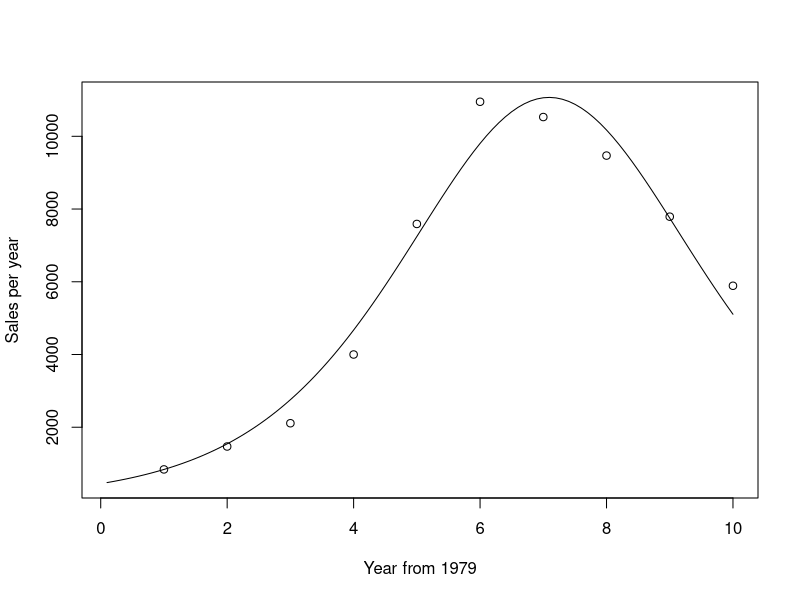
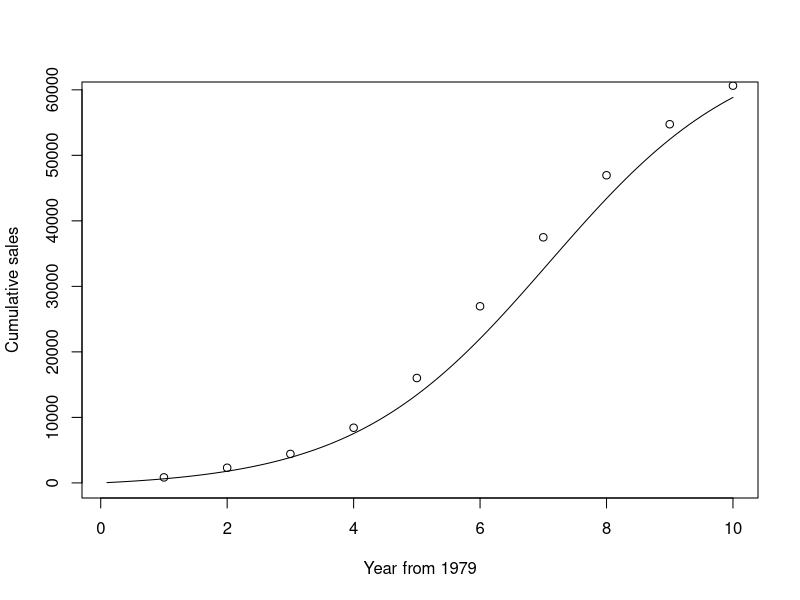
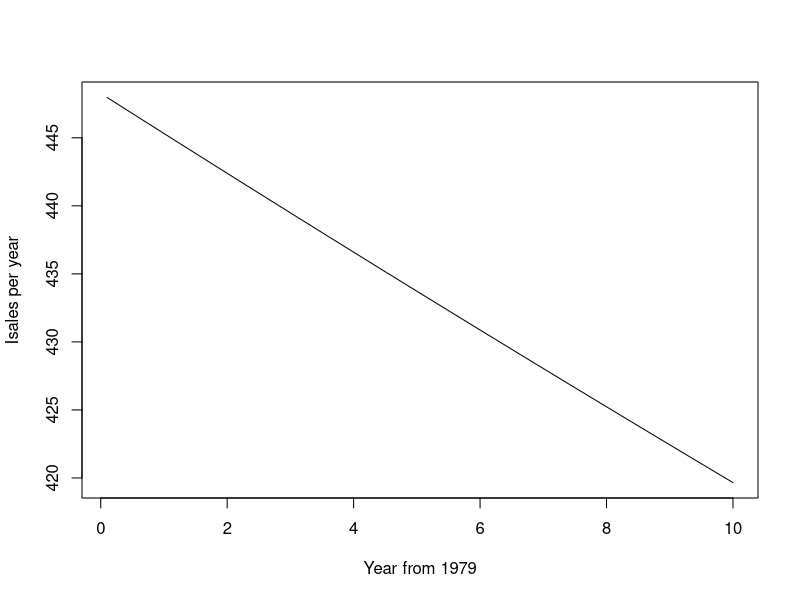
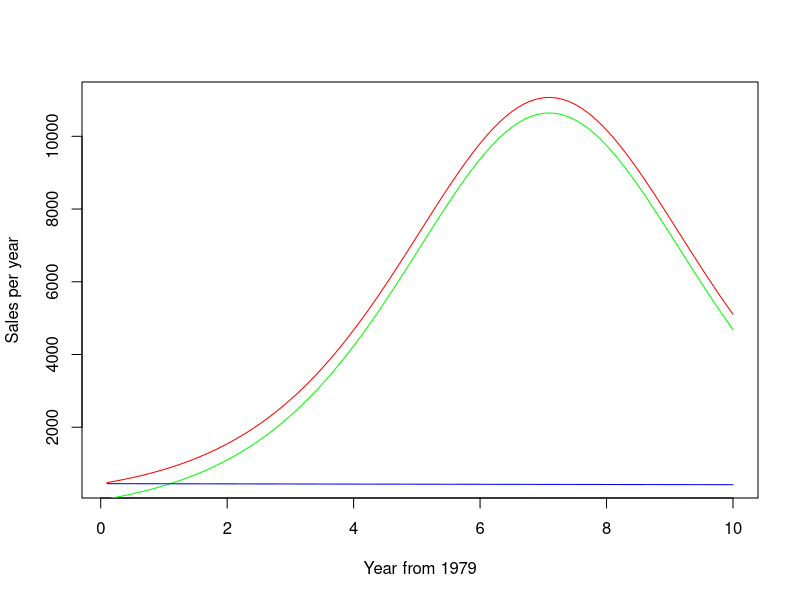
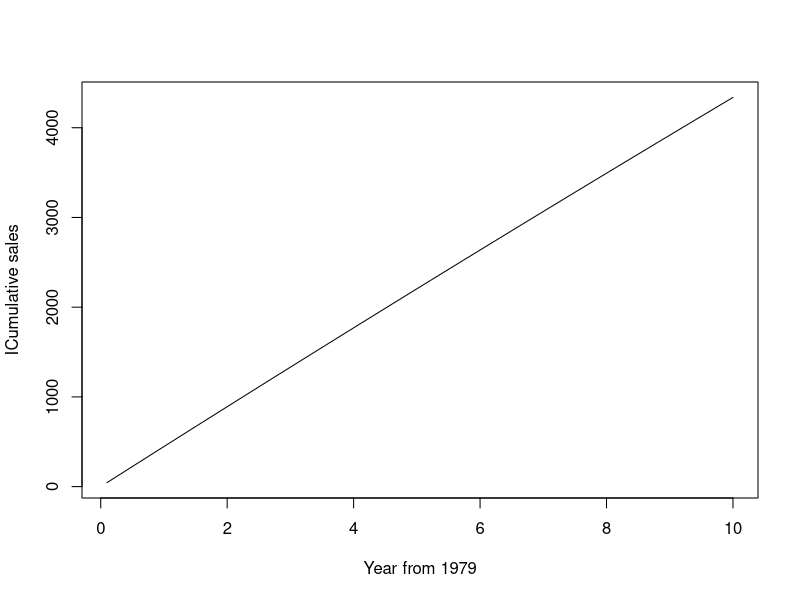
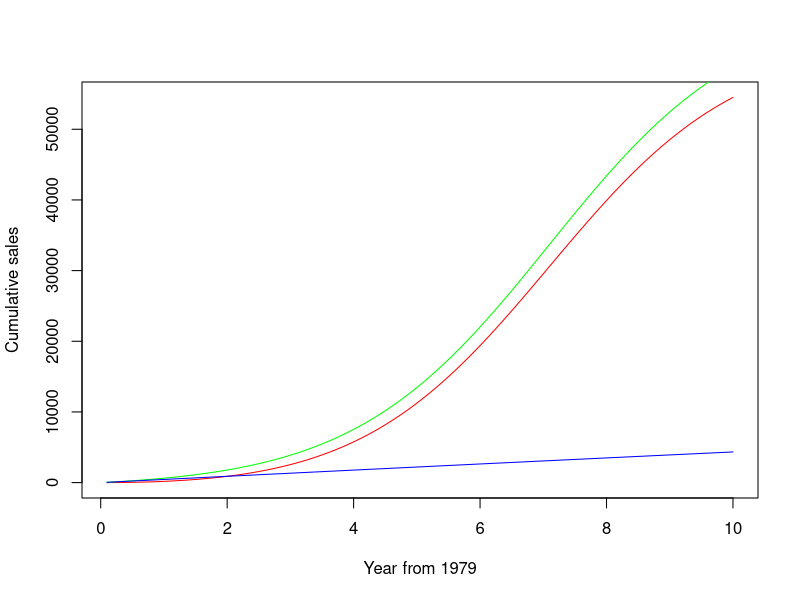

Recreate these plots in R, in order.
# BASS Diffusion Model

# three parameters:
# the total number of people who eventually buy the product, m;
# the coefficient of innovation, p;
# and the coefficient of imitation, q

# example

T79 <- 1:10
Tdelt <- (1:100) / 10

#sequence of sales
Sales <- c(840,1470,2110,4000, 7590, 10950, 10530, 9470, 7790, 5890)
Cusales <- cumsum(Sales)

#Non-linear least squares. For when you know the form of a model. 
Bass.nls <- nls(Sales ~ M * ( ((P+Q)^2 / P) * exp(-(P+Q) * T79) ) /(1+(Q/P)*exp(-(P+Q)*T79))^2,
                start = list(M=60630, P=0.03, Q=0.38))

summary(Bass.nls)

#get coefficient
Bcoef <- coef(Bass.nls)

m <- Bcoef[1]
p <- Bcoef[2]
q <- Bcoef[3]

# setting the starting value for M to the recorded total sales.
ngete <- exp(-(p+q) * Tdelt)

# plot probability density function
Bpdf <- m * ( (p+q)^2 / p ) * ngete / (1 + (q/p) * ngete)^2
plot(Tdelt, Bpdf, xlab = "Year from 1979",ylab = "Sales per year", type='l')

#actual sales
points(T79, Sales)

# continuous density function
Bcdf <- m * (1 - ngete)/(1 + (q/p)*ngete)
plot(Tdelt, Bcdf, xlab = "Year from 1979",ylab = "Cumulative sales", type='l')
points(T79, Cusales)

#when q=0, only Innovator without immitators.
Ipdf<- m * ( (p+0)^2 / p ) * exp(-(p+0) * Tdelt) / (1 + (0/p) * exp(-(p+0) * Tdelt))^2

plot(Tdelt, Ipdf, xlab = "Year from 1979",ylab = "Isales per year", type='l')
Impdf<-Bpdf-Ipdf
plot(Tdelt, Bpdf, xlab = "Year from 1979",ylab = "Sales per year", type='l', col="red")
lines(Tdelt,Impdf,col="green")
lines(Tdelt,Ipdf,col="blue")

# when q=0, only Innovator without immitators.
Icdf<-m * (1 - exp(-(p+0) * Tdelt))/(1 + (0/p)*exp(-(p+0) * Tdelt))
plot(Tdelt, Icdf, xlab = "Year from 1979",ylab = "ICumulative sales", type='l')
Imcdf<-m * (1 - ngete)/(1 + (q/p)*ngete)-Icdf
plot(Tdelt, Imcdf, xlab = "Year from 1979",ylab = "Cumulative sales", type='l', col="red")
lines(Tdelt,Bcdf,col="green")
lines(Tdelt,Icdf,col="blue")
